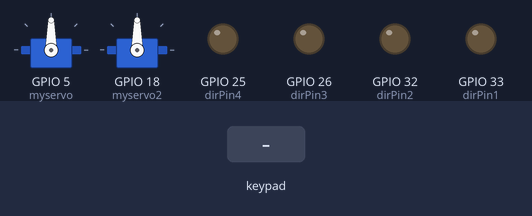
Bench run of a sketch on a simulated ESP32. Shown: 2 × servo, output pins drawn as LEDs (lit = HIGH). The inputs (shaded band) are chosen by the test bench. What the sketch prints to the serial monitor is not drawn.

Above: at 1.2 s.
1.3 s: key 'O' pressed
At 2.8 s:
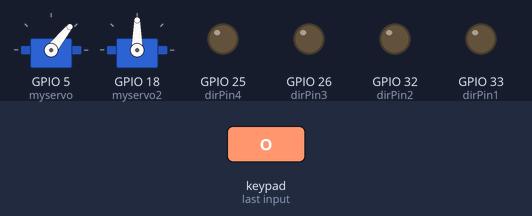
3.1 s: key 'U' pressed
At 3.3 s:
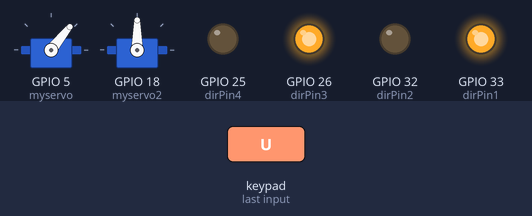
5.0 s: key 'D' pressed
At 5.2 s:
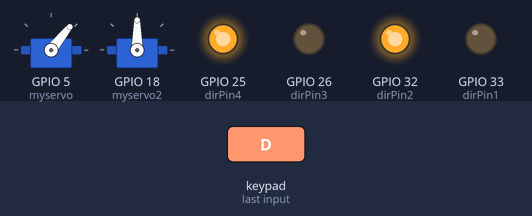
6.9 s: key 'L' pressed
At 7.1 s:
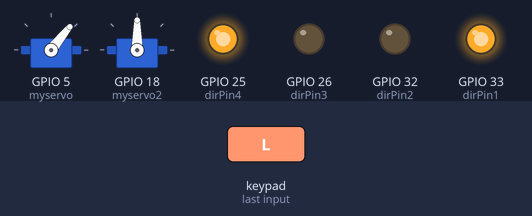
8.8 s: key 'R' pressed
At 9.0 s:
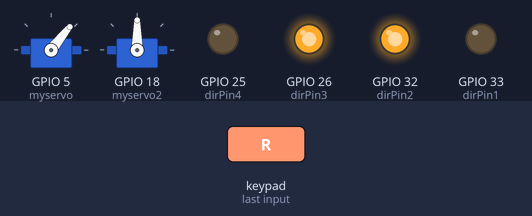
10.7 s: key 'T' pressed
At 12.5 s:
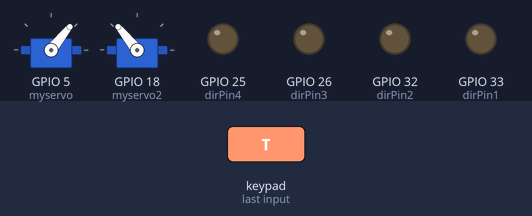
Timing chart, 0 to 13.5 s (numbered marks = the images above; inputs shaded):
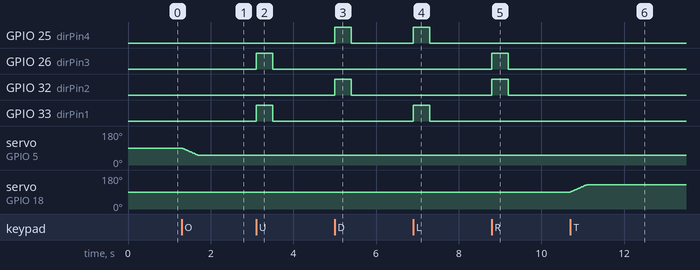

Measured:
- after the input at 1.3 s, servo on GPIO 5 (myservo): moves from 90° to 51° over 0.39 s, starting at once
- after the input at 3.1 s, GPIO 26 (dirPin3), GPIO 33 (dirPin1): LOW → HIGH at once, → LOW 0.40 s later
- after the input at 5.0 s, GPIO 25 (dirPin4), GPIO 32 (dirPin2): LOW → HIGH at once, → LOW 0.40 s later
- after the input at 6.9 s, GPIO 25 (dirPin4), GPIO 33 (dirPin1): LOW → HIGH at once, → LOW 0.40 s later
- after the input at 8.8 s, GPIO 26 (dirPin3), GPIO 32 (dirPin2): LOW → HIGH at once, → LOW 0.40 s later
- after the input at 10.7 s, servo on GPIO 18 (myservo2): moves from 90° to 129° over 0.39 s, starting at once

The sketch:

BT_TEMP.ino
```cpp
#include <ESP32Servo.h>
#include <DabbleESP32.h>


#define INCLUDE_GAMEPAD_MODULE


int dirPin2 = 32;
int dirPin1 = 33;

int dirPin4 = 25;
int dirPin3 = 26;
int x = 90;
int y = 90;

Servo myservo;
Servo myservo2;
void setup() {


  myservo.attach(5);
  myservo.write(y);
  myservo2.attach(18);
  myservo2.write(x);

  pinMode(dirPin1, OUTPUT);
  pinMode(dirPin2, OUTPUT);
  pinMode(dirPin3, OUTPUT);
  pinMode(dirPin4, OUTPUT);
  Serial.begin(250000);    // Set your Serial Monitor is set at 250000
  Dabble.begin("My Esp32");      // This is the baude rate of the HM-10
}

void loop() {
  Dabble.processInput(); { // This line is crucial in grabbing our data

    if (GamePad.isUpPressed())
    {
      Serial.println("Forward");
      digitalWrite(dirPin1, HIGH);
      digitalWrite(dirPin2, LOW);
      digitalWrite(dirPin3, HIGH);
      digitalWrite(dirPin4, LOW);
    }

    else if (GamePad.isDownPressed())
    {
      Serial.println("Backward");
      digitalWrite(dirPin1, LOW);
      digitalWrite(dirPin2, HIGH);
      digitalWrite(dirPin3, LOW);
      digitalWrite(dirPin4, HIGH);
    }
    else if (GamePad.isLeftPressed())
    {
      Serial.println("Left");
      digitalWrite(dirPin3, LOW);
      digitalWrite(dirPin4, HIGH);
      digitalWrite(dirPin1, HIGH);
      digitalWrite(dirPin2, LOW);
    }
    else if (GamePad.isRightPressed())
    {
      Serial.println("Right");
      digitalWrite(dirPin3, HIGH);
      digitalWrite(dirPin4, LOW);
      digitalWrite(dirPin1, LOW);
      digitalWrite(dirPin2, HIGH);
    }
    else if (GamePad.isStartPressed())
    {

    }
    else if (GamePad.isSelectPressed())
    {

    }
    else if (GamePad.isTrianglePressed())
    {
      if(x<170)
      {
      x++;
    myservo2.write(x);
    delay(10);
      }
    }
    else if (GamePad.isCrossPressed())
    {
      if(x>10)
      {
      x--;
    myservo2.write(x);
    delay(10);
      }
    }
    else if (GamePad.isSquarePressed())
    {
      if(y<170)
      {
      y++;
      myservo.write(y);
      delay(10);
      }
    }
    else if (GamePad.isCirclePressed())
    {
      if(y>10)
      {
      y--;
      myservo.write(y);
      delay(10);
      }
    }
    else
    {
      Serial.println("Stopped");
      digitalWrite(dirPin1, LOW);
      digitalWrite(dirPin2, LOW);
      digitalWrite(dirPin3, LOW);
      digitalWrite(dirPin4, LOW);

    }
  }
}
```
